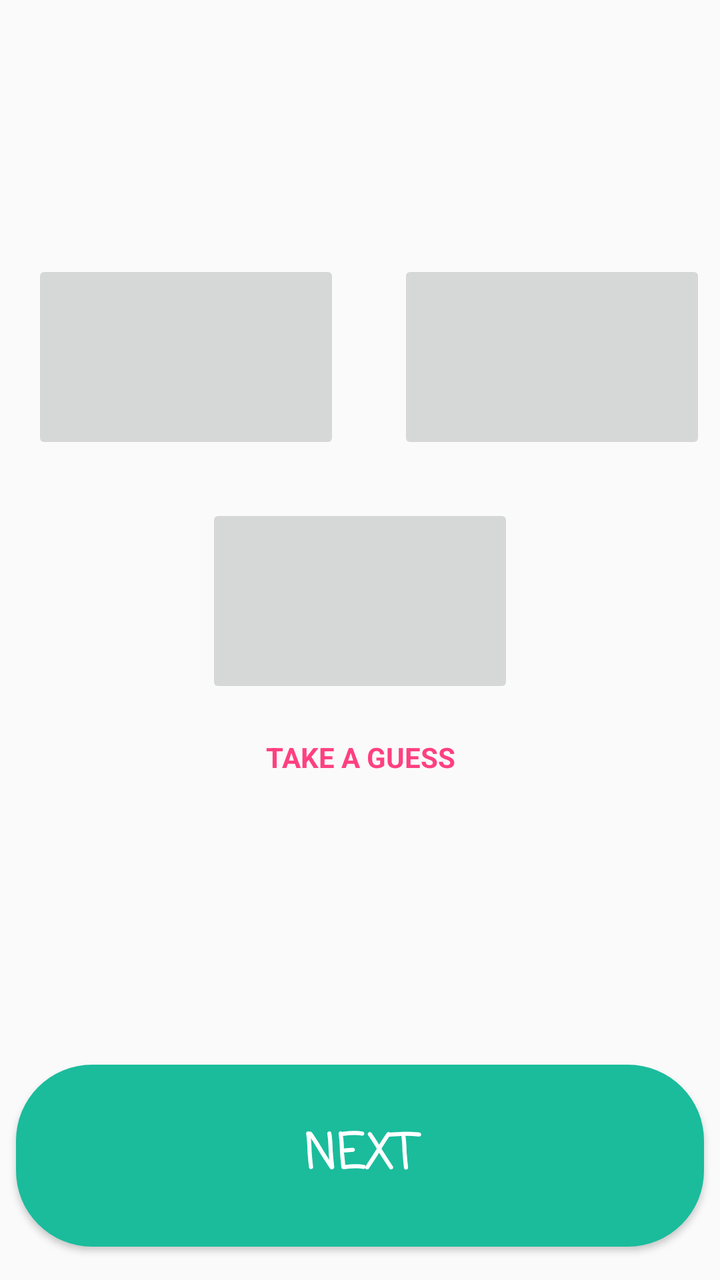
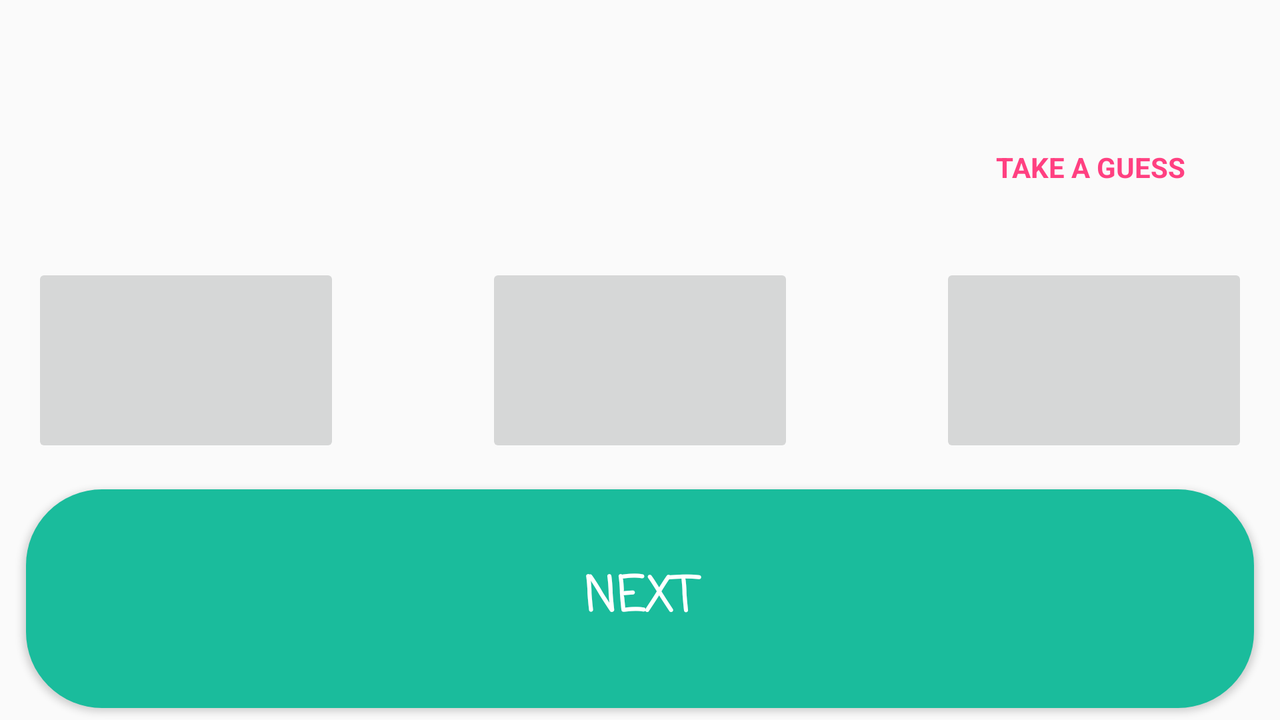

Compare how this app lays out the same screen by default and in its alternative resource folder. The renders come first, then the two layout files and the values they reference.
<!-- AndroidManifest.xml: application theme AppTheme.AppCompat.Light.NoActionBar.FullScreen -->
<!-- res/layout/content_guess_the_flag.xml -->
<?xml version="1.0" encoding="utf-8"?>
<android.support.constraint.ConstraintLayout xmlns:android="http://schemas.android.com/apk/res/android"
    xmlns:app="http://schemas.android.com/apk/res-auto"
    xmlns:tools="http://schemas.android.com/tools"
    android:layout_width="match_parent"
    android:layout_height="match_parent"

    app:layout_behavior="@string/appbar_scrolling_view_behavior"
    tools:context="com.example.azhar.myfirstandroidproject.GuessTheFlag"
    tools:showIn="@layout/activity_guess_the_flag">


    <ImageButton
        android:id="@+id/flag2"
        android:layout_width="154dp"
        android:layout_height="97dp"
        android:layout_marginLeft="199dp"
        android:layout_marginStart="199dp"
        android:layout_marginTop="130dp"
        app:layout_constraintLeft_toLeftOf="parent"
        app:layout_constraintTop_toTopOf="parent"
        app:srcCompat="@drawable/br" />

    <ImageButton
        android:id="@+id/flag3"
        android:layout_width="154dp"
        android:layout_height="97dp"
        android:layout_marginLeft="103dp"
        android:layout_marginTop="252dp"
        app:layout_constraintLeft_toLeftOf="parent"
        app:layout_constraintTop_toTopOf="parent"
        app:srcCompat="@drawable/br"
        android:layout_marginStart="103dp" />

    <ImageButton
        android:id="@+id/flag1"
        android:layout_width="154dp"
        android:layout_height="97dp"
        android:layout_marginLeft="16dp"
        android:layout_marginStart="16dp"
        android:layout_marginTop="130dp"
        app:layout_constraintLeft_toLeftOf="parent"
        app:layout_constraintTop_toTopOf="parent"
        app:srcCompat="@drawable/br" />

    <Button
        android:id="@+id/next"
        android:layout_width="0dp"
        android:layout_height="91dp"
        android:layout_marginEnd="8dp"
        android:layout_marginStart="8dp"
        android:background="@drawable/be"
        android:fontFamily="casual"
        android:onClick="onNext"
        android:text="NEXT"
        android:textColor="@android:color/background_light"
        android:textSize="24sp"
        android:textStyle="bold"
        app:layout_constraintBottom_toBottomOf="parent"
        app:layout_constraintLeft_toLeftOf="parent"
        app:layout_constraintRight_toRightOf="parent"
        app:layout_constraintTop_toBottomOf="@+id/flag3"
        app:layout_constraintVertical_bias="0.917"
        tools:layout_constraintLeft_creator="1"
        tools:layout_constraintRight_creator="1" />

    <TextView
        android:id="@+id/countryName"
        android:layout_width="0dp"
        android:layout_height="95dp"
        android:layout_marginTop="16dp"
        android:textAlignment="center"
        android:textColor="@color/colorPrimary"
        android:textSize="30sp"
        android:textStyle="bold"
        app:layout_constraintLeft_toLeftOf="parent"
        app:layout_constraintRight_toRightOf="parent"
        app:layout_constraintTop_toTopOf="parent"
        tools:layout_constraintRight_creator="1"
        android:layout_marginStart="6dp"
        android:layout_marginEnd="6dp"
        tools:layout_constraintLeft_creator="1" />

    <TextView
        android:id="@+id/answer"
        android:layout_width="0dp"
        android:layout_height="38dp"
        android:layout_marginTop="369dp"
        android:text="TAKE A GUESS"
        android:textAlignment="center"
        android:textColor="@color/colorAccent"
        android:textSize="14sp"
        android:textStyle="bold"
        app:layout_constraintLeft_toLeftOf="parent"
        app:layout_constraintRight_toRightOf="parent"
        app:layout_constraintTop_toTopOf="parent"
        tools:layout_constraintRight_creator="1"
        android:layout_marginStart="8dp"
        android:layout_marginEnd="8dp"
        tools:layout_constraintLeft_creator="1" />

</android.support.constraint.ConstraintLayout>
<!-- res/layout/activity_guess_the_flag.xml (included above) -->
<?xml version="1.0" encoding="utf-8"?>
<android.support.design.widget.CoordinatorLayout xmlns:android="http://schemas.android.com/apk/res/android"
    xmlns:app="http://schemas.android.com/apk/res-auto"
    xmlns:tools="http://schemas.android.com/tools"
    android:layout_width="match_parent"
    android:layout_height="match_parent"
    tools:context="com.example.azhar.myfirstandroidproject.GuessTheFlag">

    <android.support.design.widget.AppBarLayout
        android:layout_width="match_parent"
        android:layout_height="wrap_content"
        android:theme="@style/AppTheme.AppBarOverlay">

        <TextView
            android:id="@+id/timer"
            android:layout_width="match_parent"
            android:layout_height="42dp"
            android:fontFamily="casual"
            android:textAlignment="center"
            android:textAllCaps="true"
            android:textColor="@android:color/holo_red_dark"
            android:textSize="24sp"
            android:textStyle="bold" />

    </android.support.design.widget.AppBarLayout>

    <include layout="@layout/content_guess_the_flag" />

</android.support.design.widget.CoordinatorLayout>
<!-- resources referenced by this layout -->
<resources>
  <color name="colorAccent">#ff4081</color>
  <color name="colorPrimary">#3f51b5</color>
  <!-- drawable be (drawable) -->
  <?xml version="1.0" encoding="utf-8"?>
  <shape xmlns:android="http://schemas.android.com/apk/res/android" android:shape="rectangle" >
      <corners
          android:radius="38dp"
          />
      <solid
          android:color="#1abc9c"
          />
      <padding
          android:left="0dp"
          android:top="0dp"
          android:right="0dp"
          android:bottom="0dp"
          />
      <size
          android:width="250dp"
          android:height="39dp"
          />
  </shape>
  <style name="AppTheme.AppBarOverlay" parent="ThemeOverlay.AppCompat.Dark.ActionBar" />
  <style name="AppTheme.AppCompat.Light.NoActionBar.FullScreen" parent="@style/Theme.AppCompat.Light.NoActionBar">
          <item name="android:windowNoTitle">true</item>
          <item name="android:windowActionBar">false</item>
          <item name="android:windowFullscreen">true</item>
          <item name="android:windowContentOverlay">@null</item>
      </style>
</resources>
<!-- res/layout-land/content_guess_the_flag.xml (the repository's variant of the layout above) -->
<!-- drawn on the phone turned sideways -->
<?xml version="1.0" encoding="utf-8"?>
<android.support.constraint.ConstraintLayout xmlns:android="http://schemas.android.com/apk/res/android"
    xmlns:app="http://schemas.android.com/apk/res-auto"
    xmlns:tools="http://schemas.android.com/tools"
    android:layout_width="match_parent"
    android:layout_height="match_parent"

    app:layout_behavior="@string/appbar_scrolling_view_behavior"
    tools:context="com.example.azhar.myfirstandroidproject.GuessTheFlag"
    tools:showIn="@layout/activity_guess_the_flag"
    tools:layout_editor_absoluteY="42dp"
    tools:layout_editor_absoluteX="0dp">


    <ImageButton
        android:id="@+id/flag2"
        android:layout_width="154dp"
        android:layout_height="97dp"
        app:srcCompat="@drawable/br"
        tools:layout_constraintTop_creator="1"
        tools:layout_constraintRight_creator="1"
        tools:layout_constraintBottom_creator="1"
        app:layout_constraintBottom_toBottomOf="parent"
        android:layout_marginEnd="16dp"
        app:layout_constraintRight_toRightOf="parent"
        app:layout_constraintTop_toTopOf="parent" />

    <ImageButton
        android:id="@+id/flag3"
        android:layout_width="154dp"
        android:layout_height="97dp"
        app:srcCompat="@drawable/br"
        tools:layout_constraintTop_creator="1"
        tools:layout_constraintRight_creator="1"
        tools:layout_constraintBottom_creator="1"
        app:layout_constraintBottom_toBottomOf="parent"
        app:layout_constraintRight_toRightOf="parent"
        tools:layout_constraintLeft_creator="1"
        app:layout_constraintLeft_toLeftOf="parent"
        app:layout_constraintTop_toTopOf="parent" />

    <ImageButton
        android:id="@+id/flag1"
        android:layout_width="154dp"
        android:layout_height="97dp"
        android:layout_marginStart="16dp"
        app:srcCompat="@drawable/br"
        tools:layout_constraintTop_creator="1"
        tools:layout_constraintBottom_creator="1"
        app:layout_constraintBottom_toBottomOf="parent"
        tools:layout_constraintLeft_creator="1"
        app:layout_constraintLeft_toLeftOf="parent"
        app:layout_constraintTop_toTopOf="parent" />

    <Button
        android:id="@+id/next"
        android:layout_width="0dp"
        android:layout_height="0dp"
        android:layout_marginEnd="13dp"
        android:layout_marginStart="13dp"
        android:background="@drawable/be"
        android:fontFamily="casual"
        android:onClick="onNext"
        android:text="NEXT"
        android:textColor="@android:color/background_light"
        android:textSize="24sp"
        android:textStyle="bold"
        tools:layout_constraintTop_creator="1"
        tools:layout_constraintRight_creator="1"
        tools:layout_constraintBottom_creator="1"
        app:layout_constraintBottom_toBottomOf="parent"
        app:layout_constraintRight_toRightOf="parent"
        android:layout_marginTop="16dp"
        app:layout_constraintTop_toBottomOf="@+id/flag1"
        tools:layout_constraintLeft_creator="1"
        android:layout_marginBottom="6dp"
        app:layout_constraintLeft_toLeftOf="parent"
        app:layout_constraintHorizontal_bias="1.0"
        app:layout_constraintVertical_bias="1.0" />

    <TextView
        android:id="@+id/countryName"
        android:layout_width="0dp"
        android:layout_height="56dp"
        android:textAlignment="center"
        android:textColor="@color/colorPrimary"
        android:textSize="30sp"
        android:textStyle="bold"
        android:layout_marginStart="5dp"
        android:layout_marginEnd="5dp"
        tools:layout_constraintTop_creator="1"
        tools:layout_constraintRight_creator="1"
        app:layout_constraintRight_toRightOf="parent"
        android:layout_marginTop="16dp"
        tools:layout_constraintLeft_creator="1"
        app:layout_constraintLeft_toLeftOf="parent"
        app:layout_constraintTop_toTopOf="parent" />

    <TextView
        android:id="@+id/answer"
        android:layout_width="190dp"
        android:layout_height="0dp"
        android:text="TAKE A GUESS"
        android:textAlignment="center"
        android:textColor="@color/colorAccent"
        android:textSize="14sp"
        android:textStyle="bold"
        tools:layout_constraintTop_creator="1"
        tools:layout_constraintRight_creator="1"
        tools:layout_constraintBottom_creator="1"
        app:layout_constraintBottom_toTopOf="@+id/flag3"
        app:layout_constraintRight_toRightOf="parent"
        android:layout_marginTop="2dp"
        app:layout_constraintTop_toBottomOf="@+id/countryName"
        tools:layout_constraintLeft_creator="1"
        app:layout_constraintLeft_toLeftOf="parent"
        app:layout_constraintHorizontal_bias="1.0"
        app:layout_constraintVertical_bias="0.0" />

</android.support.constraint.ConstraintLayout>
<!-- res/layout/content_guess_the_flag.xml (included above) -->
<?xml version="1.0" encoding="utf-8"?>
<android.support.constraint.ConstraintLayout xmlns:android="http://schemas.android.com/apk/res/android"
    xmlns:app="http://schemas.android.com/apk/res-auto"
    xmlns:tools="http://schemas.android.com/tools"
    android:layout_width="match_parent"
    android:layout_height="match_parent"

    app:layout_behavior="@string/appbar_scrolling_view_behavior"
    tools:context="com.example.azhar.myfirstandroidproject.GuessTheFlag"
    tools:showIn="@layout/activity_guess_the_flag">


    <ImageButton
        android:id="@+id/flag2"
        android:layout_width="154dp"
        android:layout_height="97dp"
        android:layout_marginLeft="199dp"
        android:layout_marginStart="199dp"
        android:layout_marginTop="130dp"
        app:layout_constraintLeft_toLeftOf="parent"
        app:layout_constraintTop_toTopOf="parent"
        app:srcCompat="@drawable/br" />

    <ImageButton
        android:id="@+id/flag3"
        android:layout_width="154dp"
        android:layout_height="97dp"
        android:layout_marginLeft="103dp"
        android:layout_marginTop="252dp"
        app:layout_constraintLeft_toLeftOf="parent"
        app:layout_constraintTop_toTopOf="parent"
        app:srcCompat="@drawable/br"
        android:layout_marginStart="103dp" />

    <ImageButton
        android:id="@+id/flag1"
        android:layout_width="154dp"
        android:layout_height="97dp"
        android:layout_marginLeft="16dp"
        android:layout_marginStart="16dp"
        android:layout_marginTop="130dp"
        app:layout_constraintLeft_toLeftOf="parent"
        app:layout_constraintTop_toTopOf="parent"
        app:srcCompat="@drawable/br" />

    <Button
        android:id="@+id/next"
        android:layout_width="0dp"
        android:layout_height="91dp"
        android:layout_marginEnd="8dp"
        android:layout_marginStart="8dp"
        android:background="@drawable/be"
        android:fontFamily="casual"
        android:onClick="onNext"
        android:text="NEXT"
        android:textColor="@android:color/background_light"
        android:textSize="24sp"
        android:textStyle="bold"
        app:layout_constraintBottom_toBottomOf="parent"
        app:layout_constraintLeft_toLeftOf="parent"
        app:layout_constraintRight_toRightOf="parent"
        app:layout_constraintTop_toBottomOf="@+id/flag3"
        app:layout_constraintVertical_bias="0.917"
        tools:layout_constraintLeft_creator="1"
        tools:layout_constraintRight_creator="1" />

    <TextView
        android:id="@+id/countryName"
        android:layout_width="0dp"
        android:layout_height="95dp"
        android:layout_marginTop="16dp"
        android:textAlignment="center"
        android:textColor="@color/colorPrimary"
        android:textSize="30sp"
        android:textStyle="bold"
        app:layout_constraintLeft_toLeftOf="parent"
        app:layout_constraintRight_toRightOf="parent"
        app:layout_constraintTop_toTopOf="parent"
        tools:layout_constraintRight_creator="1"
        android:layout_marginStart="6dp"
        android:layout_marginEnd="6dp"
        tools:layout_constraintLeft_creator="1" />

    <TextView
        android:id="@+id/answer"
        android:layout_width="0dp"
        android:layout_height="38dp"
        android:layout_marginTop="369dp"
        android:text="TAKE A GUESS"
        android:textAlignment="center"
        android:textColor="@color/colorAccent"
        android:textSize="14sp"
        android:textStyle="bold"
        app:layout_constraintLeft_toLeftOf="parent"
        app:layout_constraintRight_toRightOf="parent"
        app:layout_constraintTop_toTopOf="parent"
        tools:layout_constraintRight_creator="1"
        android:layout_marginStart="8dp"
        android:layout_marginEnd="8dp"
        tools:layout_constraintLeft_creator="1" />

</android.support.constraint.ConstraintLayout>
